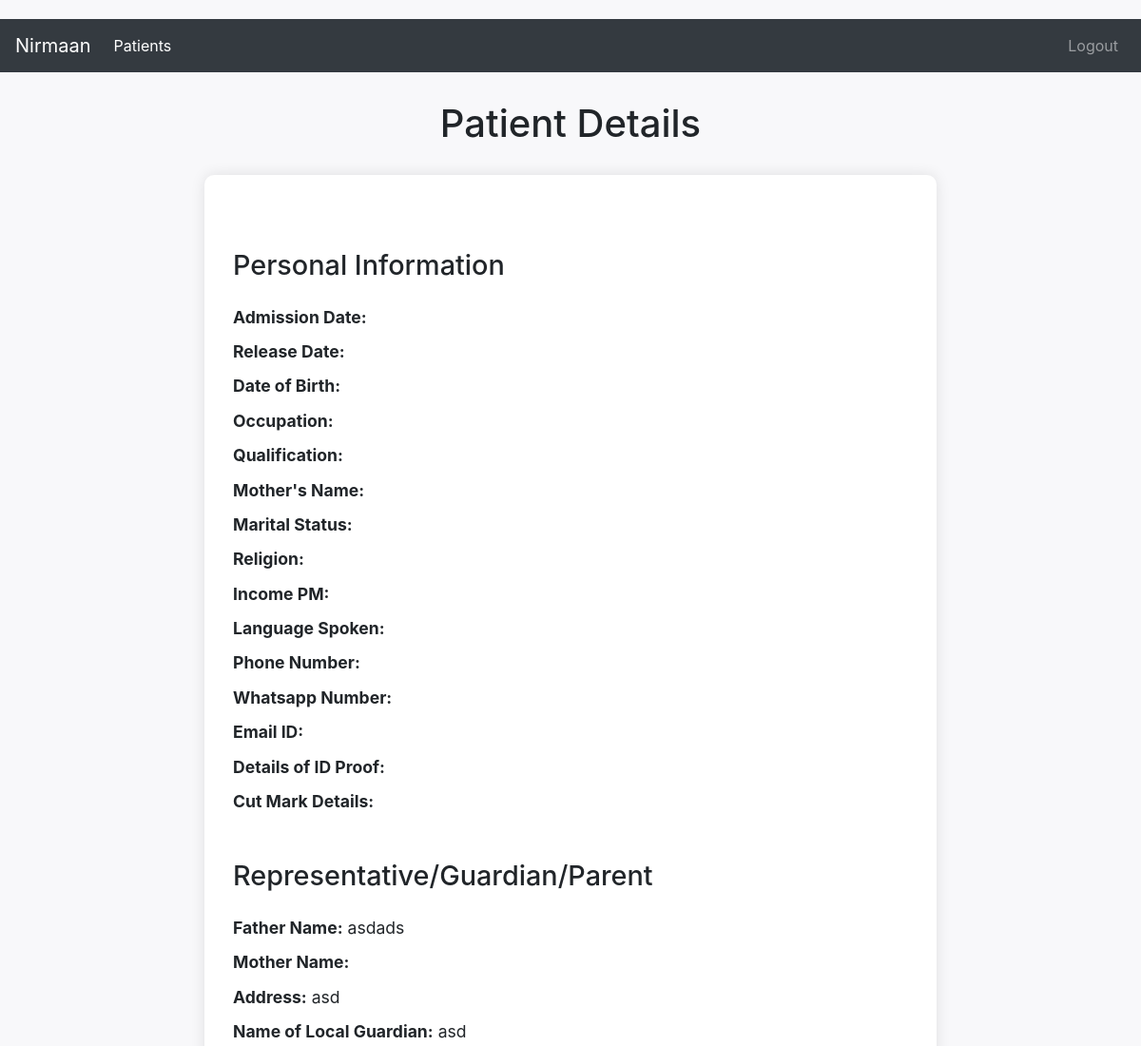
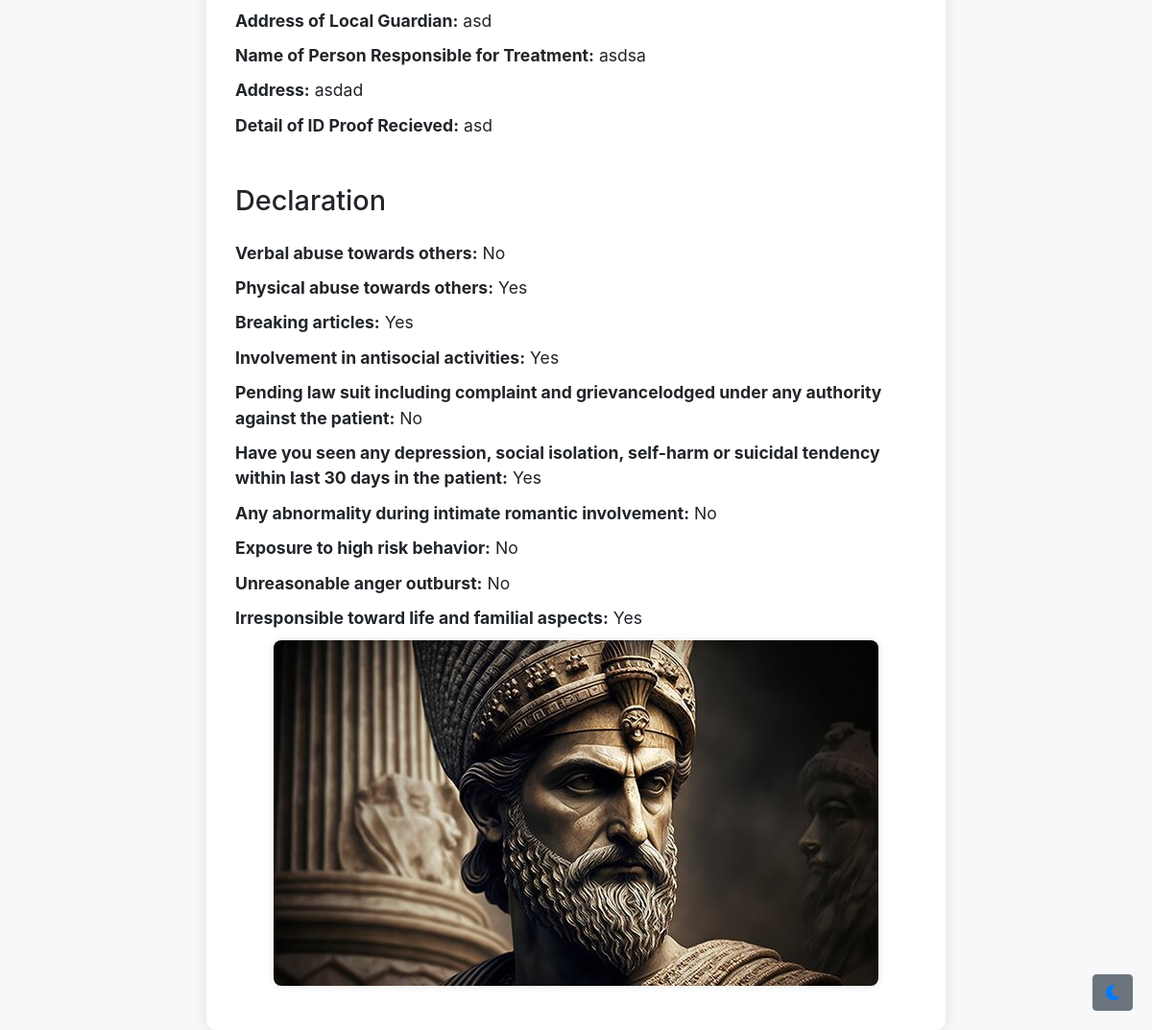
Page /view_patient/39/ (signed in) on the committed database (2 pictures, top to bottom).
### patient/models.py (models this page shows, shortened)
class Representative(models.Model):
	patient = models.ForeignKey(Patient, on_delete=models.CASCADE)
	father_name = models.CharField(max_length=100)
	mother_name = models.CharField(max_length=100)
	address = models.TextField()
	name_of_local_guardian = models.CharField(max_length=100)
	address_of_local_guardian = models.TextField()
	name_of_person_responsible_for_treatment = models.CharField(max_length=100)
	address_2 = models.CharField(max_length=100)
	detail_of_id_proof_recieved = models.TextField()

class Declaration(models.Model):
	YES = 'Yes'
	NO = 'No'
	NOT_SURE = 'Not Sure'
	CHOICES = [
		(YES, 'Yes'),
		(NO, 'No'),
		(NOT_SURE, 'Not Sure'),
	]
	patient = models.ForeignKey(Patient, on_delete=models.CASCADE)
	verbal_abuse = models.CharField(max_length=10, choices=CHOICES, help_text="Verbal abuse towards other")
	physical_abuse = models.CharField(max_length=10, choices=CHOICES, help_text="Physical abuse towards others")
	breaking_articles = models.CharField(max_length=10, choices=CHOICES, help_text="Breaking articles")
	antisocial_activities = models.CharField(max_length=10, choices=CHOICES, help_text="Involvement in antisocial activities")
	law_suits = models.CharField(max_length=10, choices=CHOICES, help_text="Pending law suit including complaint and grievancelodged under any authority against the patient")
	abnormal_tendencies = models.CharField(max_length=10, choices=CHOICES, help_text="Have you seen any depression, social isolation, self-harm or suicidal tendency within last 30 days in the patient")
	abnormal_romatic_involment = models.CharField(max_length=10, choices=CHOICES, help_text="Any abnormality during intimate romantic involvement")
	high_risk_behavior = models.CharField(max_length=10, choices=CHOICES, help_text="Exposure to high risk behavior")
	unreasonable_anger = models.CharField(max_length=10, choices=CHOICES, help_text="Unreasonable anger outburst")
	irresponsible_aspects = models.CharField(max_length=10, choices=CHOICES, help_text="Irresponsible toward life and familial aspects")

class Patient(models.Model):
	name = models.CharField(name="Name of Patient", max_length=100)
	admission_date = models.DateField(name="Date of Admission", blank=True, null=True)
	release_date = models.DateField(name="Date of Release", blank=True, null=True)
	date_of_birth = models.DateField(name="Date of Birth", blank=True, null=True)
	father_name = models.CharField(name="Name of Father", blank=True, null=True, max_length=100)
	mother_name = models.CharField(name="Name of Mother", blank=True, null=True, max_length=100)
	image = models.ImageField(upload_to='patient_images/', blank=True, null=True)
	occupation = models.CharField(name="Occupation", blank=True, null=True, max_length=100)
	qualification = models.CharField(name="Qualification", blank=True, null=True, max_length=100)
	MARRIED = 'Married'
	UNMARRIED = 'Unmarried'
	MARITAL_STATUS_CHOICES = [
        (MARRIED, 'Married'),
        (UNMARRIED, 'Unmarried'),
    ]
	marital_status = models.CharField(name="Marital Status", blank=True, null=True, max_length=50, choices=MARITAL_STATUS_CHOICES)
	HINDU = 'Hindu'
	MUSLIM = 'Muslim'
	CHRISTIAN = 'Christian'
	OTHER = 'Other'
	RELIGION_CHOICES = [
		(HINDU, 'Hindu'),
		(MUSLIM, 'Muslim'),
		(CHRISTIAN, 'Christian'),
		(OTHER, 'Other'),
	]
	religion = models.CharField(name="Religion", blank=True, null=True, max_length=100, choices=RELIGION_CHOICES)
	income_pm = models.DecimalField(name="Income Per Month", blank=True, null=True, max_digits=10, decimal_places=2)
	language_spoken = models.CharField(name="Language(s) Spoken", blank=True, null=True, max_length=100)
	phone_number_1 = models.IntegerField(name="Phone Number (1)", blank=True, null=True, max_length=10)
	phone_number_2 = models.IntegerField(name="Phone Number (2)", blank=True, null=True, max_length=10)
	whatsapp_number = models.IntegerField(name="Whatsapp Number", blank=True, null=True, max_length=10)
	email_id = models.EmailField(name="Email Address", blank=True, null=True)
	details_of_id_proof_recieved = models.TextField(name="Details of ID Proof Recieved", blank=True, null=True)
	cut_mark_detail = models.CharField(name="Cut Mark Details", blank=True, null=True, max_length=100)

### patient/views.py (the view)
# urls.py: path('view_patient/<int:patient_id>/', views.view_patient_details, name='view_patient'),
@login_required()
def view_patient_details(request, patient_id):
    patient = get_object_or_404(Patient, pk=patient_id)
    representative = get_object_or_404(Representative, patient=patient)
    declaration = get_object_or_404(Declaration, patient=patient)
    return render(request, 'patient_details.html', {'patient': patient, 'representative': representative, 'declaration': declaration})

### templates/patient_details.html (shortened to what this page needs)
<!DOCTYPE html>
<html lang="en">
<head>
    <link rel="stylesheet" href="https://stackpath.bootstrapcdn.com/bootstrap/4.5.2/css/bootstrap.min.css">
    <link rel="stylesheet" href="https://cdnjs.cloudflare.com/ajax/libs/font-awesome/5.15.4/css/all.min.css">
</head>
<body>
    <nav class="navbar navbar-expand-lg navbar-dark bg-dark">
        <a class="navbar-brand" href="{% url 'get_patients' %}">Nirmaan</a>
        <div class="collapse navbar-collapse" id="navbarSupportedContent">
            <ul class="navbar-nav mr-auto">
                <li class="nav-item active">
                    <a class="nav-link" href="{% url 'get_patients' %}">Patients</a>
                </li>
            </ul>
            <ul class="navbar-nav ml-auto">
                {% if user.is_authenticated %}
                    <li class="nav-item">
                        <a class="nav-link" href="{% url 'account_logout' %}">Logout</a>
                    </li>
                {% else %}
                    <li class="nav-item">
                        <a class="nav-link" href="{% url 'account_login' %}">Login</a>
                    </li>
                {% endif %}
            </ul>
        </div>
    </nav>
    <button class="btn btn-secondary toggle-button" onclick="toggleTheme()">
        <i class="fas fa-moon"></i>
    </button>
    <div class="container">
        <div class="patient-details">
            <h1>Patient Details</h1>
            <div class="card">
                <div class="card-body">
                    <h2 class="card-title mb-4 mt-5">Personal Information</h2>
                    <p class="card-text"><strong>Admission Date:</strong> {{ patient.admission_date }}</p>
                    <p class="card-text"><strong>Release Date:</strong> {{ patient.release_date }}</p>
                    <p class="card-text"><strong>Date of Birth:</strong> {{ patient.date_of_birth }}</p>
                    <p class="card-text"><strong>Occupation:</strong> {{ patient.occupation }}</p>
                    <p class="card-text"><strong>Qualification:</strong> {{ patient.qualification }}</p>
                    <p class="card-text"><strong>Mother's Name:</strong> {{ patient.mother_name }}</p>
                    <p class="card-text"><strong>Marital Status:</strong> {{ patient.marital_status }}</p>
                    <p class="card-text"><strong>Religion:</strong> {{ patient.religion }}</p>
                    <p class="card-text"><strong>Income PM:</strong> {{ patient.income_pm }}</p>
                    <p class="card-text"><strong>Language Spoken:</strong> {{ patient.language_spoken }}</p>
                    <p class="card-text"><strong>Phone Number:</strong> {{ patient.phone_number }}</p>
                    <p class="card-text"><strong>Whatsapp Number:</strong> {{ patient.whatsapp_number }}</p>
                    <p class="card-text"><strong>Email ID:</strong> {{ patient.email_id }}</p>
                    <p class="card-text"><strong>Details of ID Proof:</strong> {{ patient.details_of_id_proof_recieved }}</p>
                    <p class="card-text"><strong>Cut Mark Details:</strong> {{ patient.cut_mark_detail }}</p>
                    <h2 class="card-title mb-4 mt-5">Representative/Guardian/Parent</h2>
                    <p class="card-text"><strong>Father Name:</strong> {{ representative.father_name }}</p>
                    <p class="card-text"><strong>Mother Name:</strong> {{ representative.Mother_name }}</p>
                    <p class="card-text"><strong>Address:</strong> {{ representative.address }}</p>
                    <p class="card-text"><strong>Name of Local Guardian:</strong> {{ representative.name_of_local_guardian }}</p>
                    <p class="card-text"><strong>Address of Local Guardian:</strong> {{ representative.address_of_local_guardian }}</p>
                    <p class="card-text"><strong>Name of Person Responsible for Treatment:</strong> {{ representative.name_of_person_responsible_for_treatment }}</p>
                    <p class="card-text"><strong>Address:</strong> {{ representative.address_2 }}</p>
                    <p class="card-text"><strong>Detail of ID Proof Recieved:</strong> {{ representative.detail_of_id_proof_recieved }}</p>
                    <h2 class="card-title mb-4 mt-5">Declaration</h2>
                    <p class="card-text"><strong>Verbal abuse towards others:</strong> {{ declaration.verbal_abuse }}</p>
                    <p class="card-text"><strong>Physical abuse towards others:</strong> {{ declaration.physical_abuse }}</p>
                    <p class="card-text"><strong>Breaking articles:</strong> {{ declaration.breaking_articles }}</p>
                    <p class="card-text"><strong>Involvement in antisocial activities:</strong> {{ declaration.antisocial_activities }}</p>
                    <p class="card-text"><strong>Pending law suit including complaint and grievancelodged under any authority against the patient:</strong> {{ declaration.law_suits }}</p>
                    <p class="card-text"><strong>Have you seen any depression, social isolation, self-harm or suicidal tendency within last 30 days in the patient:</strong> {{ declaration.abnormal_tendencies }}</p>
                    <p class="card-text"><strong>Any abnormality during intimate romantic involvement:</strong> {{ declaration.abnormal_romatic_involment }}</p>
                    <p class="card-text"><strong>Exposure to high risk behavior:</strong> {{ declaration.high_risk_behavior }}</p>
                    <p class="card-text"><strong>Unreasonable anger outburst:</strong> {{ declaration.unreasonable_anger }}</p>
                    <p class="card-text"><strong>Irresponsible toward life and familial aspects:</strong> {{ declaration.irresponsible_aspects }}</p>
                    {% if patient.image %}
                    <div class="text-center mb-3">
                        <img src="{{ patient.image.url }}" alt="{{ patient.name }}" class="img-fluid patient-image">
                    </div>
                    {% endif %}
                </div>
            </div>
        </div>
    </div>
</body>
</html>

### templates/patient_details.html (style rules this page uses)
body { background-color: #f8f8fa; padding-top: 20px; transition: background-color 0.3s, color 0.3s; }
.container { max-width: 800px; margin-top: 30px; }
.card { border: none; border-radius: 10px; box-shadow: 0 0 15px rgba(0, 0, 0, 0.1); transition: background-color 0.3s, color 0.3s; }
.card-body { padding: 30px; }
.patient-details h1 { font-size: 2.5rem; margin-bottom: 30px; text-align: center; }
.card-title { font-size: 1.8rem; margin-bottom: 20px; }
.card-text { font-size: 1.1rem; margin-bottom: 10px; }
.patient-image { max-width: 100%; height: auto; border-radius: 8px; box-shadow: 0 0 10px rgba(0, 0, 0, 0.1); }
.toggle-button { position: fixed; bottom: 20px; right: 20px; z-index: 1000; cursor: pointer; }
.toggle-button i { color: #007bff; }

### rows in the picture
Representative: father_name "asdads", address "asd", name_of_local_guardian "asd", address_of_local_guardian "asd", name_of_person_responsible_for_treatment "asdsa", address_2 "asdad", detail_of_id_proof_recieved "asd"
Declaration: verbal_abuse "No", physical_abuse "Yes", breaking_articles "Yes", antisocial_activities "Yes", law_suits "No", abnormal_tendencies "Yes", abnormal_romatic_involment "No", high_risk_behavior "No", unreasonable_anger "No", irresponsible_aspects "Yes"
Patient: image (picture)
